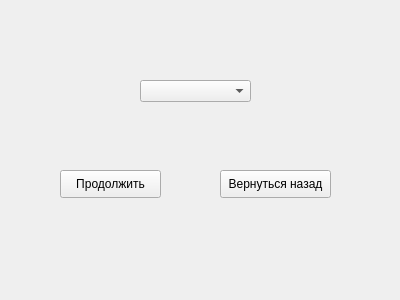
<?xml version="1.0" encoding="UTF-8"?>
<ui version="4.0">
 <class>Change</class>
 <widget class="QWidget" name="Change">
  <property name="geometry">
   <rect>
    <x>0</x>
    <y>0</y>
    <width>400</width>
    <height>300</height>
   </rect>
  </property>
  <property name="windowTitle">
   <string>Form</string>
  </property>
  <widget class="QComboBox" name="comboBox">
   <property name="geometry">
    <rect>
     <x>140</x>
     <y>80</y>
     <width>111</width>
     <height>22</height>
    </rect>
   </property>
  </widget>
  <widget class="QPushButton" name="pushButton">
   <property name="geometry">
    <rect>
     <x>60</x>
     <y>170</y>
     <width>101</width>
     <height>28</height>
    </rect>
   </property>
   <property name="text">
    <string>Продолжить</string>
   </property>
  </widget>
  <widget class="QPushButton" name="pushButton_2">
   <property name="geometry">
    <rect>
     <x>220</x>
     <y>170</y>
     <width>111</width>
     <height>28</height>
    </rect>
   </property>
   <property name="text">
    <string>Вернуться назад</string>
   </property>
  </widget>
 </widget>
 <resources/>
 <connections/>
</ui>
